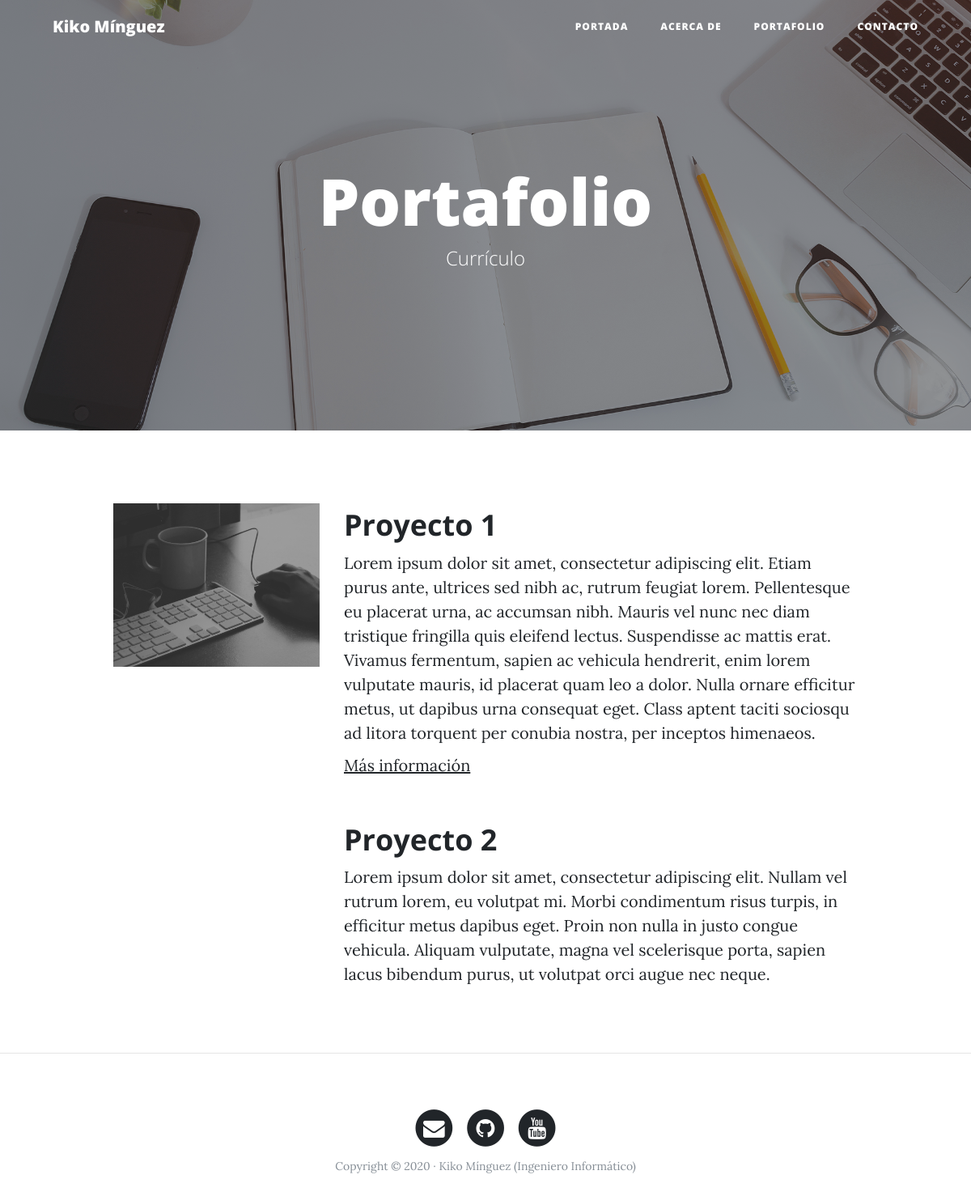
/portfolio/, run on an earlier commit of the app's database.
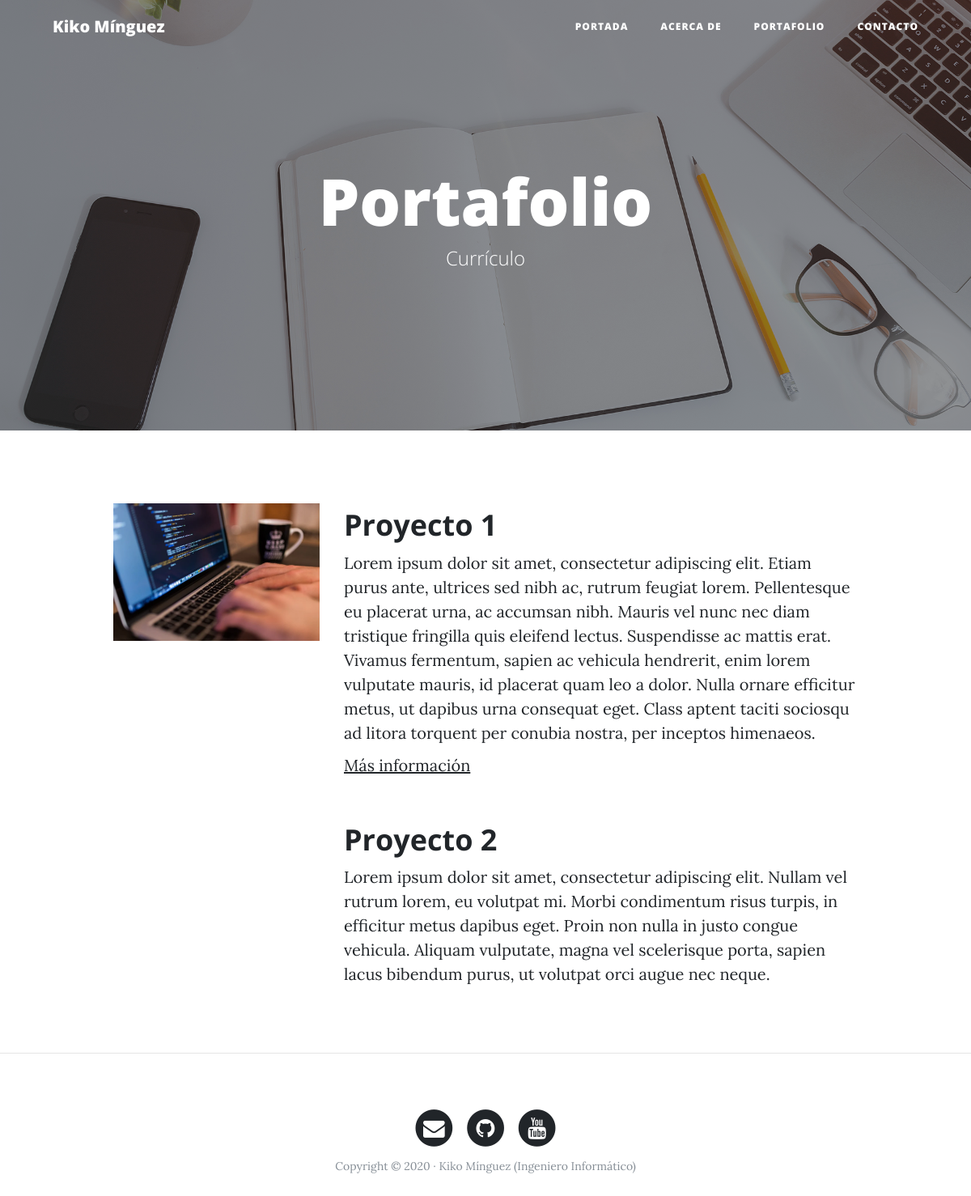
And on a later commit of the database.
### portfolio/models.py (models this page shows, shortened)
class Project(models.Model):
    tittle = models.CharField(max_length=200, verbose_name="Título")                    #Campo de carácteres
    description = models.TextField(verbose_name="Descripción")                          #Campo de texto
    image = models.ImageField(verbose_name="Imagen", upload_to="projects")              #Campo de imagen
    created = models.DateTimeField(auto_now_add=True, verbose_name="Fecha de creación") #Campo de fecha donde se añade la hora automáticamente al crearse
    updated = models.DateTimeField(auto_now=True, verbose_name="Fecha de edición")      #Campo de fecha donde se añade la hora automáticamente siempre
    link = models.URLField(verbose_name = "Dirección web", null=True, blank=True)
    class Meta: #Clase de metadatos
        verbose_name = "proyecto"           #Asignar nombre en singular
        verbose_name_plural = "proyectos"   #Asignar nombre en plural
        ordering = ["-created"]             #Campo de odenación por defecto mediante fecha de creación

### portfolio/views.py (the view)
# urls.py: path('portfolio/', portfolio_views.portfolio, name="portfolio"),
def portfolio(request):
    projects = Project.objects.all()
    return render (request, "portfolio/portfolio.html", {'projects':projects})

### portfolio/templates/portfolio/portfolio.html (shortened to what this page needs)
{% extends 'core/base.html' %}
{% block background %}{% load static %}{% static 'core/img/portfolio-bg.jpg' %}{% endblock %}
{% block headers %}
    <h1>Portafolio</h1>
	<span class="subheading">Currículo</span>
{% endblock %}
{% block content %}
{% for project in projects %}
	<div class="row project">
	    <div class="col-lg-3 col-md-4 offset-lg-1">
			<img class="img-fluid" src="{{project.image.url}}" alt="">
	    </div>
	    <div class="col-lg-7 col-md-8">
	      	<h2 class="section-heading title">{{project.tittle}}</h2>
	        <p>{{project.description}}</p>
			{% if project.link %}
	        	<p><a href="{{project.link}}}">Más información</a></p>
			{% endif %}
	    </div>
	</div>
{% endfor %}
{% endblock %}

### core/templates/core/base.html (shortened to what this page needs)
<!DOCTYPE html>
<html lang="es">
  <head>
    {% load static %}
    <link href="{% static 'core/vendor/bootstrap/css/bootstrap.min.css' %}" rel="stylesheet">
    <link href="{% static 'core/vendor/font-awesome/css/font-awesome.min.css' %}" rel="stylesheet" type="text/css">
    <link href="{% static 'core/css/clean-blog.min.css' %}" rel="stylesheet">
  </head>
  <body>
    <nav class="navbar navbar-expand-lg navbar-light fixed-top" id="mainNav">
      <div class="container">
        <a class="navbar-brand" href="{% url 'home' %}">Kiko Mínguez</a>
        <div class="collapse navbar-collapse" id="navbarResponsive">
          <ul class="navbar-nav ml-auto">
            <li class="nav-item">
              <a class="nav-link" href="{% url 'home' %}">Portada</a>
            </li>
            <li class="nav-item">
              <a class="nav-link" href="{% url 'about' %}">Acerca de</a>
            </li>
            <li class="nav-item">
              <a class="nav-link" href="{% url 'portfolio' %}">Portafolio</a>
            </li>
            <li class="nav-item">
              <a class="nav-link" href="{% url 'contact' %}">Contacto</a>
            </li>
          </ul>
        </div>
      </div>
    </nav>
    <header class="masthead" style="background-image: url('{% block background %}{% endblock %}')">
      <div class="overlay"></div>
      <div class="container">
        <div class="row">
          <div class="col-lg-8 col-md-10 mx-auto">
            <div class="site-heading">
                {% block headers %}{% endblock %}
            </div>
          </div>
        </div>
      </div>
    </header>
    <div class="container">
        {% block content %}{% endblock %}
    </div>
    {% if request.path != "/" %}<hr>{% endif %}
    <footer>
      <div class="container">
        <div class="row">
          <div class="col-lg-8 col-md-10 mx-auto">
            <ul class="list-inline text-center">
              <li class="list-inline-item">
                <a href="mailto:emailexample@email.com">
                  <span class="fa-stack fa-lg">
                    <i class="fa fa-circle fa-stack-2x"></i>
                    <i class="fa fa-envelope fa-stack-1x fa-inverse"></i>
                  </span>
                </a>
              </li>
              <li class="list-inline-item">
                <a href="https://github.com/kminber">
                  <span class="fa-stack fa-lg">
                    <i class="fa fa-circle fa-stack-2x"></i>
                    <i class="fa fa-github fa-stack-1x fa-inverse"></i>
                  </span>
                </a>
              </li>
              <li class="list-inline-item">
                <a href="https://www.youtube.com/">
                  <span class="fa-stack fa-lg">
                    <i class="fa fa-circle fa-stack-2x"></i>
                    <i class="fa fa-youtube fa-stack-1x fa-inverse"></i>
                  </span>
                </a>
              </li>
            </ul>
            <p class="copyright text-muted">Copyright &copy; 2020 · Kiko Mínguez (Ingeniero Informático) </p>
          </div>
        </div>
      </div>
    </footer>
  </body>
</html>

What changed in the data, as far as the page shows it:
changed Project "Proyecto 1": image: a different picture
